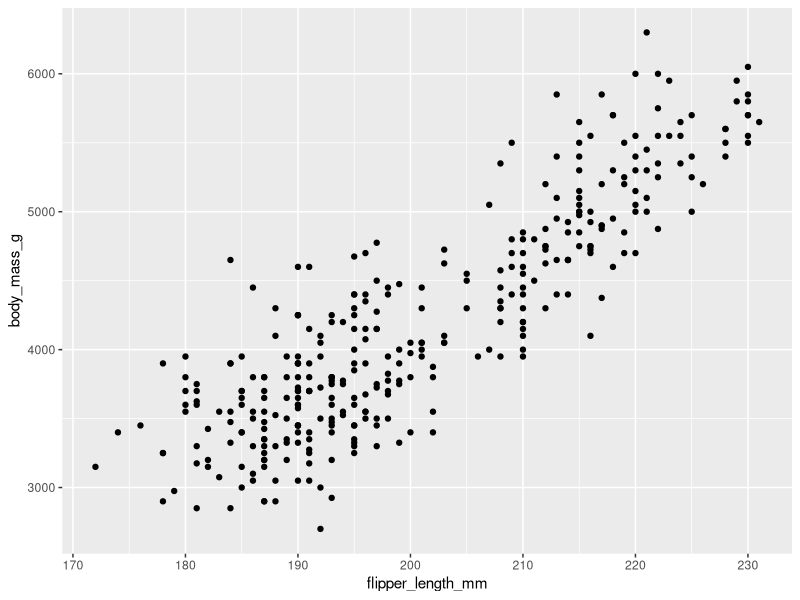
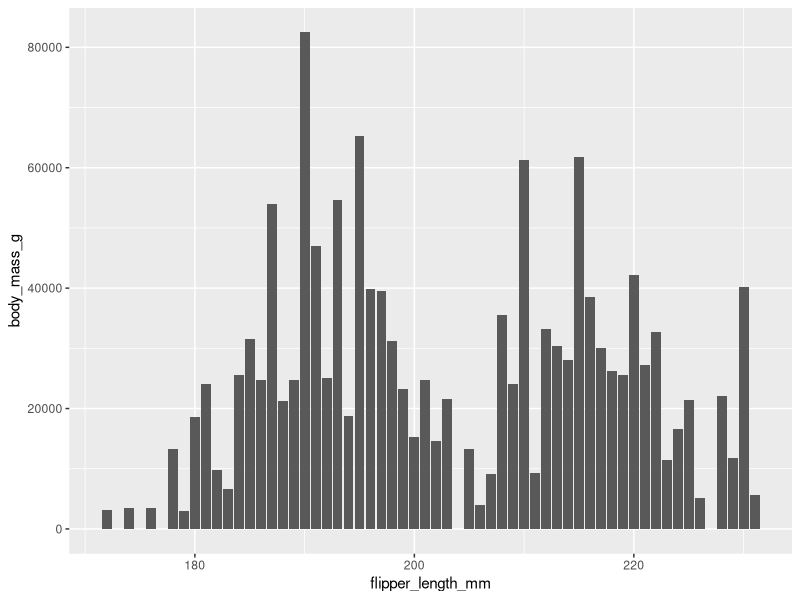

The R script that drew these images, in order: (Note: this script raises an error after producing the figures.)
library(ggplot2)
library(palmerpenguins)
data("penguins")
View(penguins)

ggplot(data = penguins)+geom_point(mapping= aes(x=flipper_length_mm,y=body_mass_g))
ggplot(data = penguins)+geom_col(mapping= aes(x=flipper_length_mm,y=body_mass_g))
library(ggplot2)
ggplot(data=bookings_df)+geom_point(mapping = aes(x=stays_in_weekend_nights,y=children))

ggplot(data=bookings_df)+geom_bar(mapping=aes(x=distribution_channel))+facet_grid(~deposit_type~market_segment)+theme(axis.text = element_text(angle = 45))

ggplot(data=bookings_df)+geom_bar(mapping = aes(x=hotel))+facet_wrap(~market_segment)

library(tidyverse)
onlineta_city_hotels=filter(bookings_df,(hotel=="City Hotel" & bookings_df$market_segment=="Online TA"))

view(onlineta_city_hotels)
ggplot(data = onlineta_city_hotels)+geom_point(mapping = aes(x=lead_time,y=children))

mindate=min(bookings_df$arrival_date_year)
maxdate=max(bookings_df$arrival_date_year)
ggplot(data = bookings_df)+geom_bar(mapping = aes(x=market_segment))+facet_wrap(~hotel)+theme(axis.text.x=element_text(angle=45))+labs(title="Count vs Market_Segment",caption = paste0("data from: ",mindate, " to ",maxdate))
